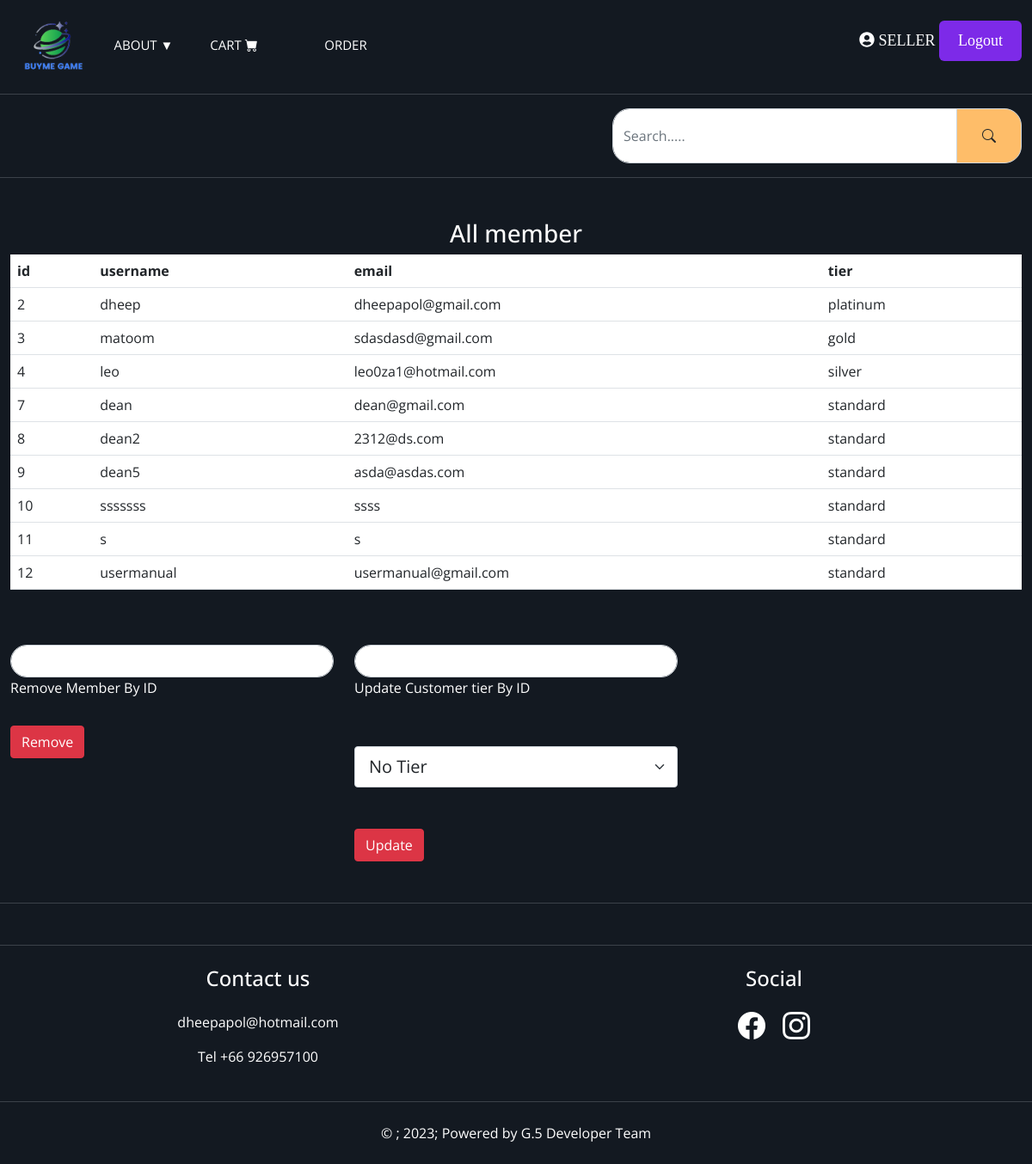
Before: /admincustomer.php (signed in) with the older database file.
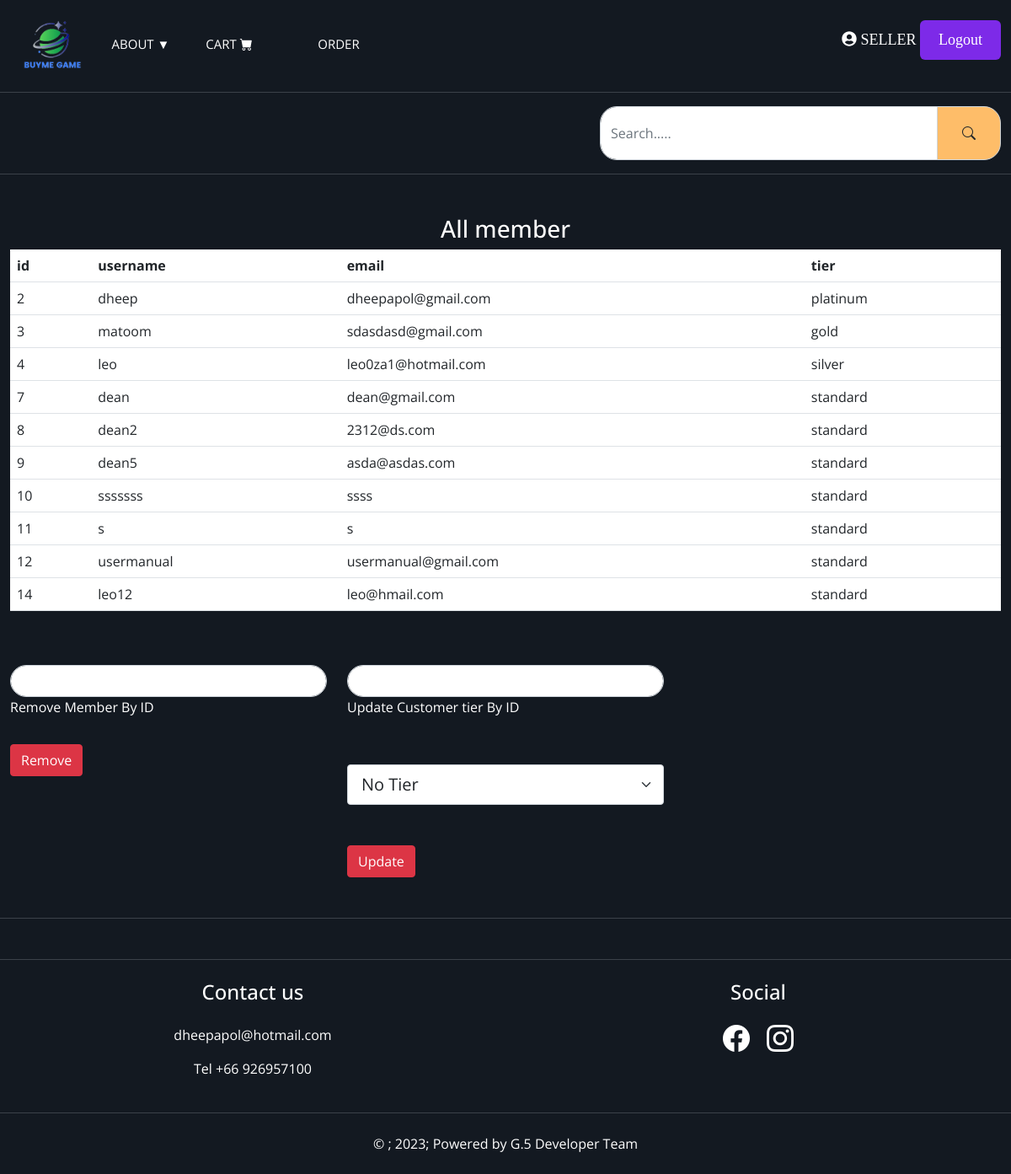
After: the same page with the newer database file.
### tables this page shows
CREATE TABLE "Users" (
	"id"	INTEGER NOT NULL UNIQUE,
	"username"	TEXT NOT NULL,
	"email"	TEXT NOT NULL,
	"password"	TEXT NOT NULL,
	"role"	TEXT NOT NULL,
	"tier"	TEXT,
	PRIMARY KEY("id" AUTOINCREMENT)
);

### admincustomer.php (the view, shortened to what this page needs)
<?php
require_once('components.php');
include('server.php');
?>
<html lang="en">
<head>
  <link rel="stylesheet" href="https://cdn.jsdelivr.net/npm/bootstrap-icons@1.10.4/font/bootstrap-icons.css">
  <link href="https://cdn.jsdelivr.net/npm/bootstrap@5.0.0/dist/css/bootstrap.min.css" rel="stylesheet">
  <link rel="stylesheet" href="https://cdn.jsdelivr.net/npm/@fortawesome/fontawesome-free@6.2.0/css/fontawesome.min.css"
>
  <link rel="stylesheet" href="https://cdn.jsdelivr.net/npm/bootstrap-icons@1.9.1/font/bootstrap-icons.css">
  <link rel="stylesheet" href="style.css">
</head>
<body>
  <?php
  if ($_SESSION['role'] == 'customer') {
    echo '<section class="home-wrapper-1 py-5">
<div class="container-xxl">
    <div class="row h-75 text-center">
    <div class="col-12">
<h1 class="text-danger">You do not have the permisson</h1>
    </div>
    </div>
</div>
      </section>';
  } else if($_SESSION['role'] == 'seller') {
    echo '<section class="home-wrapper-1 py-5">
      <div class="container-xxl">
          <div class="row text-center mb-5">
          <div class="col-12">
          <h3 class="text-white">All member</h3>
          <table class="table bg-white">
          <tr>
            <th>id</th>
            <th>username</th>
            <th>email</th>
            <th>tier</th>
          </tr>';
    $query = "SELECT * FROM Users WHERE role = 'customer'";
    $ret = $db->query($query);
    while ($row = $ret->fetchArray(SQLITE3_ASSOC)) {
      echo '<tr>
      <td>' . $row['id'] . '</td>
      <td>' . $row['username'] . '</td>
      <td>' . $row['email'] . '</td>
      <td>' . $row['tier'] . '</td>
    </tr>';
    }
    echo '</table>
    </div>
      </div>
      <div class="row">
      <div class="col-4">
      <form action="" method="POST">
      <div class="form-outline mb-4">
          <input type="text" name="removemem" required="ID is required" class="form-control">
          <label class="form-label text-white" for="removemem">Remove Member By ID</label>
      </div>
      <button type="submit" name="removemember" class="btn btn-danger btn-block">Remove</button>
      </form>
      </div>
      <div class="col-4">
      <form action="" method="POST">
      <div class="form-outline mb-4">
          <input type="text" name="memupdate" required="ID is required" class="form-control">
          <label class="form-label text-white" for="updaterole">Update Customer tier By ID</label>
          <select class="form-select form-select-lg my-5" aria-label=".form-select-lg example" name="selecttier">
  <option selected value="standard">No Tier</option>
  <option value="silver">Silver Tier</option>
  <option value="gold">Gold Tier</option>
  <option value="platinum">Platinum Tier</option>
</select>
      </div>
      <button type="submit" name="updaterole" class="btn btn-danger btn-block">Update</button>
      </form>
      </div>
      </div>
  </div>
        </section>';
  }
  ?>
</body>
</html>

Changed rows visible on the page:
added users: id "14", username "leo12", email "leo@hmail.com", tier "standard"
